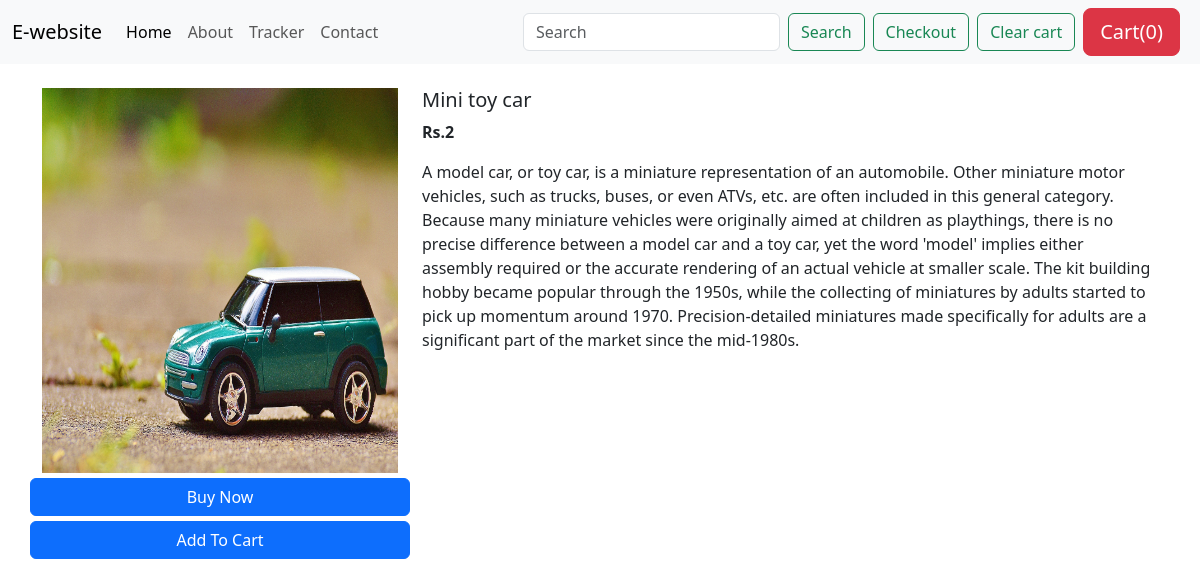
The app's page /shop/products/3, older data.
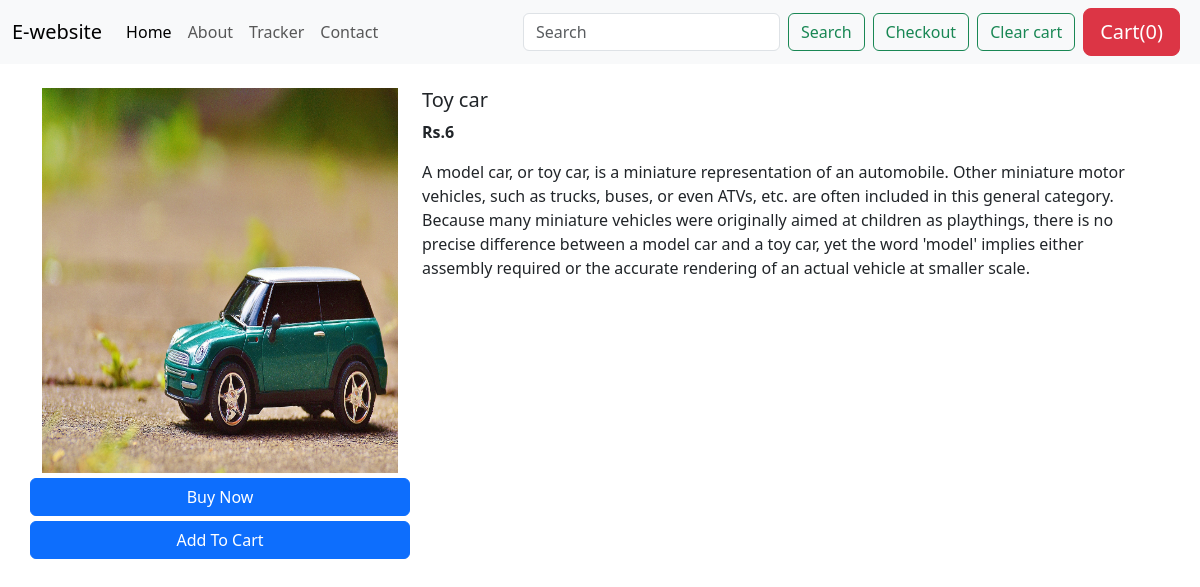
The same page, newer data.
### shop/models.py (models this page shows)
class Product(models.Model):
    product_id = models.AutoField
    product_name = models.CharField(max_length=50)
    desc = models.CharField(max_length=1000)
    category = models.CharField(max_length=50,default="")
    subcategory =  models.CharField(max_length=50,default="")
    price = models.IntegerField(default=0)
    pub_date = models.DateField()
    image = models.ImageField(upload_to="shop/images",default="")
    def __str__(self):
        return self.product_name

### shop/views.py (the view)
# urls.py: path("products/<int:id>",views.product,name="shopproduct"),
def product(request,id):
    product = Product.objects.filter(id=id)
    print(product)
    return render(request,'shop/prodview.html',{'product':product[0]})

### shop/templates/shop/prodview.html (shortened to what this page needs)
{%extends 'shop/basic.html'%}
{% block body%}
<div class="container my-4">
    <div class="row">
    <div class="col-md-4">
    <div class="row">
        <img src="/media/{{product.image}}" width="233px" height="385px">
    </div>
        <div class="row">
            <button class="btn btn-primary" style="margin-top: 5px;">Buy Now</button>
            <button class="btn btn-primary" style="margin-top: 5px;">Add To Cart</button>
        </div>
    </div>
    <div class="col-md-8">
        <h5>{{product.product_name}}</h5>
        <p><b>Rs.{{product.price}} </b></p>
        <p>{{product.desc}}</p>
    </div>
    </div>
</div>
{%endblock%}

Row changes from the older to the newer data that the page shows:
changed Product: product_name "Mini toy car" → "Toy car"; price "2" → "6"; desc "…vehicle at smaller scale. The kit building hobby became popular through the 1950s, while the collecting of miniatures by adults started to pick up momentum around 1970. Precision-detailed miniatures made specifically for adults are a significant part of the market since the mid-1980s." → "…vehicle at smaller scale."
